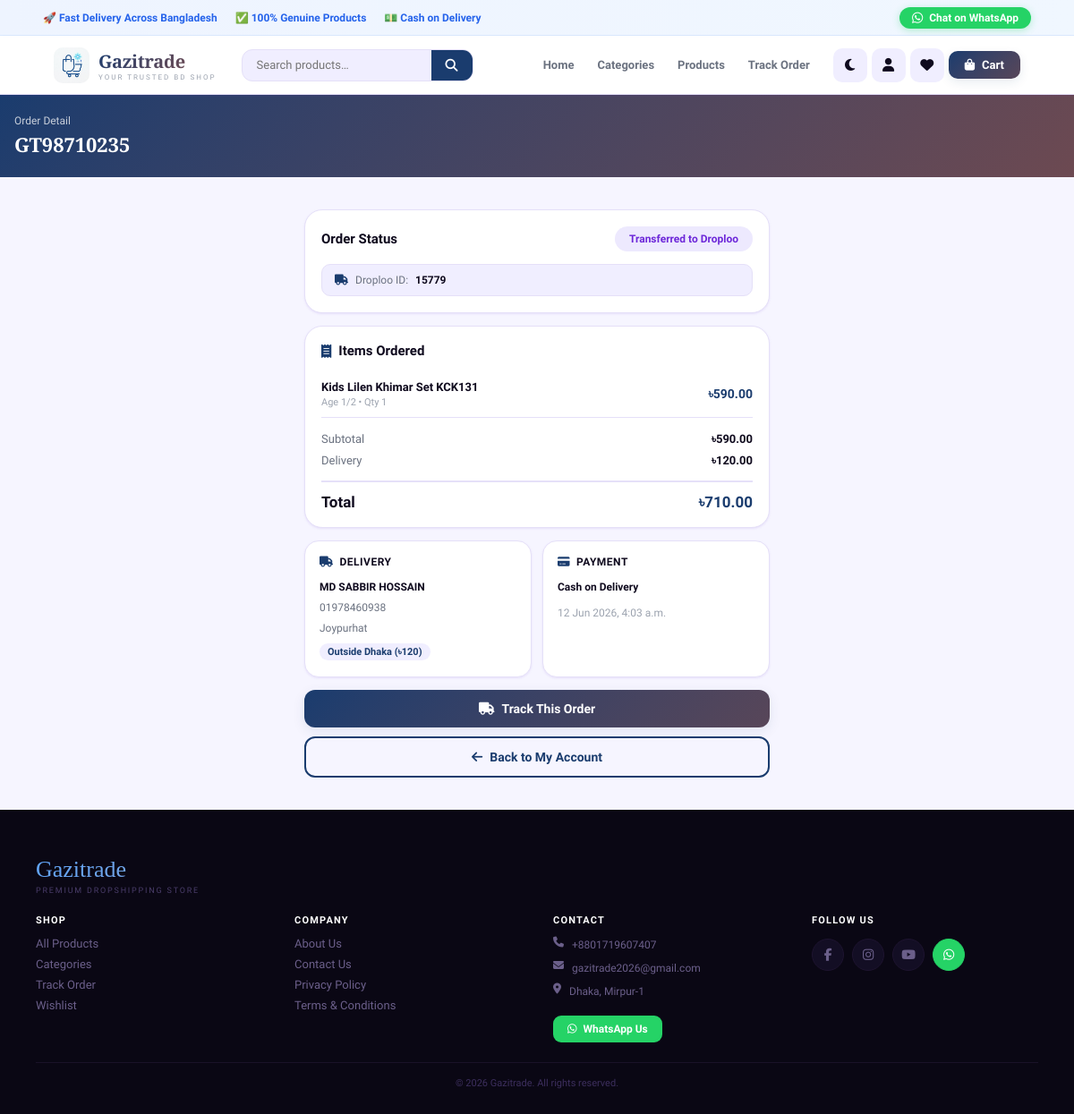
Screenshot of /orders/detail/GT98710235/ (signed in) with the database file from the repository.
### store/models.py (models this page shows, shortened)
class SiteSettings(models.Model):
    site_name      = models.CharField(max_length=100, default='Gazitrade')
    site_logo      = models.ImageField(upload_to='site/', blank=True, null=True)
    site_logo_text = models.CharField(max_length=5, default='HS')
    tagline        = models.CharField(max_length=200, default='Your Trusted BD Shop')
    whatsapp       = models.CharField(max_length=20, blank=True)
    phone          = models.CharField(max_length=20, blank=True)
    email          = models.EmailField(blank=True)
    address        = models.TextField(blank=True)
    facebook       = models.URLField(blank=True)
    instagram      = models.URLField(blank=True)
    youtube        = models.URLField(blank=True)
    owner_name     = models.CharField(max_length=100, blank=True, default='Gazi Eman Mahmud')
    about_text     = models.TextField(blank=True, default='Welcome to Gazitrade — your trusted online dropshipping store. We offer genuine products across fashion, electronics, home & lifestyle, and more, delivered fast anywhere in Bangladesh. No advance payment. Cash on delivery always.')
    primary_color  = models.CharField(max_length=20, default='#1a3c6e')
    accent_color   = models.CharField(max_length=20, default='#e85d26')
    class Meta:
        verbose_name = verbose_name_plural = 'Site Settings'

### orders/models.py (models this page shows, shortened)
class Order(models.Model):
    STATUS = [
        ('pending','Pending'),
        ('confirmed','Confirmed'),
        ('transferred','Transferred to Droploo'),
        ('shipped','Shipped'),
        ('delivered','Delivered'),
        ('cancelled','Cancelled'),
    ]
    PAYMENT = [
        ('cod','Cash on Delivery'),
        ('bkash','bKash'),
        ('nagad','Nagad'),
        ('rocket','Rocket'),
    ]
    DELIVERY = [
        ('inside','Inside Dhaka (৳60)'),
        ('outside','Outside Dhaka (৳120)'),
    ]
    customer          = models.ForeignKey('accounts.Customer', on_delete=models.SET_NULL,
                                          null=True, blank=True, related_name='orders')
    invoice_number    = models.CharField(max_length=30, unique=True)
    droploo_order_id  = models.CharField(max_length=50, blank=True)
    customer_name     = models.CharField(max_length=100)
    customer_phone    = models.CharField(max_length=15)
    customer_email    = models.EmailField(blank=True)
    customer_address  = models.TextField()
    area              = models.CharField(max_length=100, blank=True)
    subtotal          = models.DecimalField(max_digits=10, decimal_places=2, default=0)
    delivery_cost     = models.DecimalField(max_digits=10, decimal_places=2, default=120)
    discount          = models.DecimalField(max_digits=10, decimal_places=2, default=0)
    advance           = models.DecimalField(max_digits=10, decimal_places=2, default=0)
    total             = models.DecimalField(max_digits=10, decimal_places=2, default=0)
    delivery_type     = models.CharField(max_length=10, choices=DELIVERY, default='outside')
    payment_type      = models.CharField(max_length=10, choices=PAYMENT,  default='cod')
    payment_gateway   = models.CharField(max_length=20, blank=True)
    transaction_id    = models.CharField(max_length=50, blank=True)
    special_notes     = models.TextField(blank=True)
    status            = models.CharField(max_length=15, choices=STATUS, default='pending')
    created_at        = models.DateTimeField(auto_now_add=True)
    updated_at        = models.DateTimeField(auto_now=True)
    class Meta:
        ordering = ['-created_at']

class OrderItem(models.Model):
    order             = models.ForeignKey(Order, on_delete=models.CASCADE, related_name='items')
    product           = models.ForeignKey('store.Product', on_delete=models.SET_NULL, null=True)
    droploo_product_id = models.CharField(max_length=20)
    product_name      = models.CharField(max_length=300)
    price             = models.DecimalField(max_digits=10, decimal_places=2)
    qty               = models.PositiveIntegerField(default=1)
    color             = models.CharField(max_length=50, blank=True)
    size              = models.CharField(max_length=50, blank=True)
    @property
    def line_total(self):
        return self.price * self.qty

### orders/views.py (the view)
# urls.py: path('detail/<str:invoice>/',        views.order_detail,   name='order_detail'),
def order_detail(request, invoice):
    order = get_object_or_404(Order, invoice_number=invoice)
    if not request.user.is_authenticated:
        return redirect(f'/accounts/login/?next=/orders/detail/{invoice}/')
    if not request.user.is_staff and order.customer != request.user:
        from django.http import Http404
        raise Http404
    return render(request, 'orders/order_detail.html', {'order': order})

### orders/templates/orders/order_detail.html (shortened to what this page needs)
{% extends 'base.html' %}
{% load store_tags %}
{% block content %}
<div style="background:linear-gradient(135deg,var(--p),color-mix(in srgb,var(--p) 60%,var(--a)));
            padding:22px 16px;color:#fff">
  <div style="font-size:12px;opacity:.75;margin-bottom:4px">Order Detail</div>
  <h1 style="font-family:var(--fd);font-size:22px;font-weight:800">{{ order.invoice_number }}</h1>
</div>
<div class="section" style="max-width:640px;margin:0 auto">
  <div style="background:var(--sur);border:1px solid var(--bdr);border-radius:20px;
              padding:18px;margin-bottom:14px;box-shadow:var(--s1)">
    <div style="display:flex;justify-content:space-between;align-items:center;margin-bottom:14px">
      <div style="font-size:15px;font-weight:800;color:var(--tx)">Order Status</div>
      <span style="padding:7px 16px;border-radius:20px;font-size:12px;font-weight:800;
        {% if order.status == 'delivered' %}background:#dcfce7;color:#15803d
        {% elif order.status == 'cancelled' %}background:#fee2e2;color:#b91c1c
        {% elif order.status == 'shipped' %}background:#dbeafe;color:#1d4ed8
        {% elif order.status == 'transferred' %}background:#ede9fe;color:#6d28d9
        {% else %}background:#fef9c3;color:#854d0e{% endif %}">
        {{ order.get_status_display }}</span>
    </div>
    {% if order.droploo_order_id %}
    <div style="background:var(--sur2);border-radius:10px;padding:10px 14px;
                font-size:12px;color:var(--tx2);display:flex;align-items:center;gap:8px;
                border:1px solid var(--bdr)">
      <i class="fas fa-truck" style="color:var(--p)"></i>
      Droploo ID: <strong style="color:var(--tx)">{{ order.droploo_order_id }}</strong>
    </div>
    {% endif %}
  </div>
  <div style="background:var(--sur);border:1px solid var(--bdr);border-radius:20px;
              padding:18px;margin-bottom:14px;box-shadow:var(--s1)">
    <div style="font-size:15px;font-weight:800;color:var(--tx);margin-bottom:14px;
                display:flex;align-items:center;gap:8px">
      <i class="fas fa-receipt" style="color:var(--p)"></i> Items Ordered
    </div>
    {% for item in order.items.all %}
    <div style="display:flex;justify-content:space-between;align-items:center;
                padding:10px 0;border-bottom:1px solid var(--bdr)">
      <div style="flex:1;overflow:hidden;margin-right:10px">
        <div style="font-size:13px;font-weight:700;color:var(--tx);
                    white-space:nowrap;overflow:hidden;text-overflow:ellipsis">
          {{ item.product_name|truncatechars:36 }}
        </div>
        <div style="font-size:11px;color:var(--tx3);margin-top:3px">
          {% if item.size %}{{ item.size }}{% endif %}
          &bull; Qty {{ item.qty }}
        </div>
      </div>
      <span style="font-size:14px;font-weight:800;color:var(--p);flex-shrink:0">
        {{ item.line_total|currency }}
      </span>
    </div>
    {% endfor %}
    <div style="margin-top:12px;font-size:13px">
      <div style="display:flex;justify-content:space-between;padding:4px 0">
        <span style="color:var(--tx2)">Subtotal</span>
        <span style="font-weight:700;color:var(--tx)">{{ order.subtotal|currency }}</span>
      </div>
      <div style="display:flex;justify-content:space-between;padding:4px 0">
        <span style="color:var(--tx2)">Delivery</span>
        <span style="font-weight:700;color:var(--tx)">{{ order.delivery_cost|currency }}</span>
      </div>
      <div style="display:flex;justify-content:space-between;font-size:17px;font-weight:900;
                  border-top:2px solid var(--bdr);margin-top:10px;padding-top:12px">
        <span style="color:var(--tx)">Total</span>
        <span style="color:var(--p)">{{ order.total|currency }}</span>
      </div>
    </div>
  </div>
  <div style="display:grid;grid-template-columns:1fr 1fr;gap:12px;margin-bottom:14px">
    <div style="background:var(--sur);border:1px solid var(--bdr);border-radius:16px;
                padding:16px;box-shadow:var(--s1)">
      <div style="font-size:12px;font-weight:800;color:var(--tx);margin-bottom:10px;
                  display:flex;align-items:center;gap:7px;text-transform:uppercase;letter-spacing:.5px">
        <i class="fas fa-truck" style="color:var(--p)"></i> Delivery
      </div>
      <div style="font-size:12px;color:var(--tx2);line-height:1.9">
        <div><strong style="color:var(--tx)">{{ order.customer_name }}</strong></div>
        <div>{{ order.customer_phone }}</div>
        <div>{{ order.customer_address }}</div>
        <div style="margin-top:4px">
          <span style="background:var(--sur2);padding:3px 9px;border-radius:20px;
                       font-size:11px;font-weight:700;color:var(--p)">
            {{ order.get_delivery_type_display }}
          </span>
        </div>
      </div>
    </div>
    <div style="background:var(--sur);border:1px solid var(--bdr);border-radius:16px;
                padding:16px;box-shadow:var(--s1)">
      <div style="font-size:12px;font-weight:800;color:var(--tx);margin-bottom:10px;
                  display:flex;align-items:center;gap:7px;text-transform:uppercase;letter-spacing:.5px">
        <i class="fas fa-credit-card" style="color:var(--p)"></i> Payment
      </div>
      <div style="font-size:12px;color:var(--tx2);line-height:1.9">
        <div><strong style="color:var(--tx)">{{ order.get_payment_type_display }}</strong></div>
        <div style="margin-top:6px;color:var(--tx3)">{{ order.created_at|date:"d M Y, g:i a" }}</div>
      </div>
    </div>
  </div>
  <div style="display:flex;flex-direction:column;gap:10px">
    <a href="{% url 'track_order' %}" class="btn btn-primary" style="display:flex">
      <i class="fas fa-truck"></i> Track This Order
    </a>
    <a href="{% url 'profile' %}" class="btn btn-outline" style="display:flex">
      <i class="fas fa-arrow-left"></i> Back to My Account
    </a>
  </div>
</div>
{% endblock %}

### templates/base.html (shortened to what this page needs)
<!DOCTYPE html>
<html lang="en" data-theme="light">
<head>
{% load static %}
<link rel="stylesheet" href="https://cdnjs.cloudflare.com/ajax/libs/font-awesome/6.5.0/css/all.min.css">
</head>
<body>
{% with wa=site_settings.whatsapp|default:'' ph=site_settings.phone|default:'' sn=site_settings.site_name|default:'Gazitrade' %}
<div class="topbar">
  <div class="tp-l">
    <span>🚀 Fast Delivery Across Bangladesh</span>
    <span>✅ 100% Genuine Products</span>
    <span>💵 Cash on Delivery</span>
  </div>
  <a href="https://wa.me/{{ wa }}" target="_blank" rel="noopener" class="wa-tb">
    <i class="fab fa-whatsapp"></i> Chat on WhatsApp
  </a>
</div>
<header class="hdr">
  <a href="{% url 'home' %}" class="logo">
    {% if site_settings and site_settings.site_logo %}
      <img src="{{ site_settings.site_logo.url }}" alt="logo" style="width:40px;height:40px;border-radius:10px;flex-shrink:0;object-fit:cover">
    {% else %}
      <img src="{% static 'logo.png' %}" alt="Gazitrade" style="width:40px;height:40px;border-radius:10px;flex-shrink:0;object-fit:cover">
    {% endif %}
    <div>
      <div class="logo-n" style="font-family:var(--fd);font-size:20px;font-weight:800;letter-spacing:-.3px;background:linear-gradient(135deg,var(--p),color-mix(in srgb,var(--p) 50%,var(--a)));-webkit-background-clip:text;-webkit-text-fill-color:transparent;background-clip:text">{{ sn }}</div>
      <div class="logo-t" style="font-size:8px;letter-spacing:2px;color:var(--tx3);text-transform:uppercase">{% if site_settings %}{{ site_settings.tagline }}{% else %}Premium Dropshipping Store{% endif %}</div>
    </div>
  </a>
  <div class="hdr-srch">
    <form action="{% url 'search' %}" method="get">
      <input type="text" name="q" placeholder="Search products…" value="{{ request.GET.q|default:'' }}">
      <button type="submit"><i class="fas fa-search"></i></button>
    </form>
  </div>
  <nav class="hdr-nav">
    <a href="{% url 'home' %}"       {% block dnav_home %}{% endblock %}>Home</a>
    <a href="{% url 'categories' %}" {% block dnav_cat  %}{% endblock %}>Categories</a>
    <a href="{% url 'product_list' %}">Products</a>
    <a href="{% url 'track_order' %}">Track Order</a>
  </nav>
  <div class="hdr-acts">
    <button class="ic-btn" id="themeBtn" onclick="toggleTheme()" aria-label="Toggle theme"></button>
    <a href="{% if user.is_authenticated %}{% url 'profile' %}{% else %}{% url 'login' %}{% endif %}" class="ic-btn" aria-label="Account"><i class="fas fa-user"></i></a>
    <a href="{% url 'wishlist' %}" class="ic-btn" aria-label="Wishlist"><i class="fas fa-heart"></i></a>
    <a href="{% url 'cart' %}" class="hdr-cart" aria-label="Cart">
      <i class="fas fa-bag-shopping"></i> Cart
    </a>
  </div>
</header>
{% endwith %}
<main class="pw">{% block content %}{% endblock %}</main>
{% block footer %}
<footer class="footer">
  <div class="fw">
    <div class="fl-logo">{% if site_settings %}{{ site_settings.site_name }}{% else %}Gazitrade{% endif %}</div>
    <div class="fl-tag">Premium Dropshipping Store</div>
    <div class="fg-grid">
      <div class="fs"><h4>Shop</h4>
        <a href="{% url 'product_list' %}" class="fl-lnk">All Products</a>
        <a href="{% url 'categories' %}"   class="fl-lnk">Categories</a>
        <a href="{% url 'track_order' %}"  class="fl-lnk">Track Order</a>
        <a href="{% url 'wishlist' %}"     class="fl-lnk">Wishlist</a>
      </div>
      <div class="fs"><h4>Company</h4>
        <a href="{% url 'about' %}" class="fl-lnk">About Us</a>
        <a href="{% url 'contact' %}" class="fl-lnk">Contact Us</a>
        <a href="#" class="fl-lnk">Privacy Policy</a>
        <a href="#" class="fl-lnk">Terms & Conditions</a>
      </div>
      <div class="fs"><h4>Contact</h4>
        {% if site_settings and site_settings.phone %}<div class="fl-ct"><i class="fas fa-phone"></i>{{ site_settings.phone }}</div>{% endif %}
        {% if site_settings and site_settings.email %}<div class="fl-ct"><i class="fas fa-envelope"></i>{{ site_settings.email }}</div>{% endif %}
        {% if site_settings and site_settings.address %}<div class="fl-ct"><i class="fas fa-location-dot"></i>{{ site_settings.address }}</div>{% endif %}
        {% if site_settings and site_settings.whatsapp %}
        <a href="https://wa.me/{{ site_settings.whatsapp }}" target="_blank" rel="noopener"
           style="display:inline-flex;align-items:center;gap:7px;background:#25d366;color:#fff;
                  padding:8px 16px;border-radius:9px;font-size:12px;font-weight:700;margin-top:10px">
          <i class="fab fa-whatsapp"></i> WhatsApp Us
        </a>
        {% endif %}
      </div>
      <div class="fs"><h4>Follow Us</h4>
        <div class="fl-soc">
          <a href="{% if site_settings and site_settings.facebook %}{{ site_settings.facebook }}{% else %}#{% endif %}" class="soc-btn"><i class="fab fa-facebook-f"></i></a>
          <a href="{% if site_settings and site_settings.instagram %}{{ site_settings.instagram }}{% else %}#{% endif %}" class="soc-btn"><i class="fab fa-instagram"></i></a>
          <a href="{% if site_settings and site_settings.youtube %}{{ site_settings.youtube }}{% else %}#{% endif %}" class="soc-btn"><i class="fab fa-youtube"></i></a>
          {% if site_settings and site_settings.whatsapp %}<a href="https://wa.me/{{ site_settings.whatsapp }}" class="soc-btn" style="background:#25d366;border-color:#25d366;color:#fff" target="_blank"><i class="fab fa-whatsapp"></i></a>{% endif %}
        </div>
      </div>
    </div>
    <hr class="fl-div">
    <div class="fl-btm">© 2026 {% if site_settings %}{{ site_settings.site_name }}{% else %}Gazitrade{% endif %}. All rights reserved.</div>
  </div>
</footer>
{% endblock %}
</body>
</html>

### rows the page displays
SiteSettings: site_name "Gazitrade", tagline "YOUR TRUSTED BD SHOP", phone "+8801719607407", email "gazitrade2026@gmail.com", address "Dhaka, Mirpur-1"
Order: invoice_number "GT98710235", status "Transferred to Droploo", droploo_order_id "15779", subtotal "৳590.00", delivery_cost "৳120.00", total "৳710.00", customer_name "MD SABBIR HOSSAIN", customer_phone "01978460938", customer_address "Joypurhat", delivery_type "Outside Dhaka (৳120)", payment_type "Cash on Delivery", created_at "12 Jun 2026, 4:03 a.m."
OrderItem: product_name "Kids Lilen Khimar Set KCK131", size "Age 1/2", qty "1", line_total "৳590.00"
